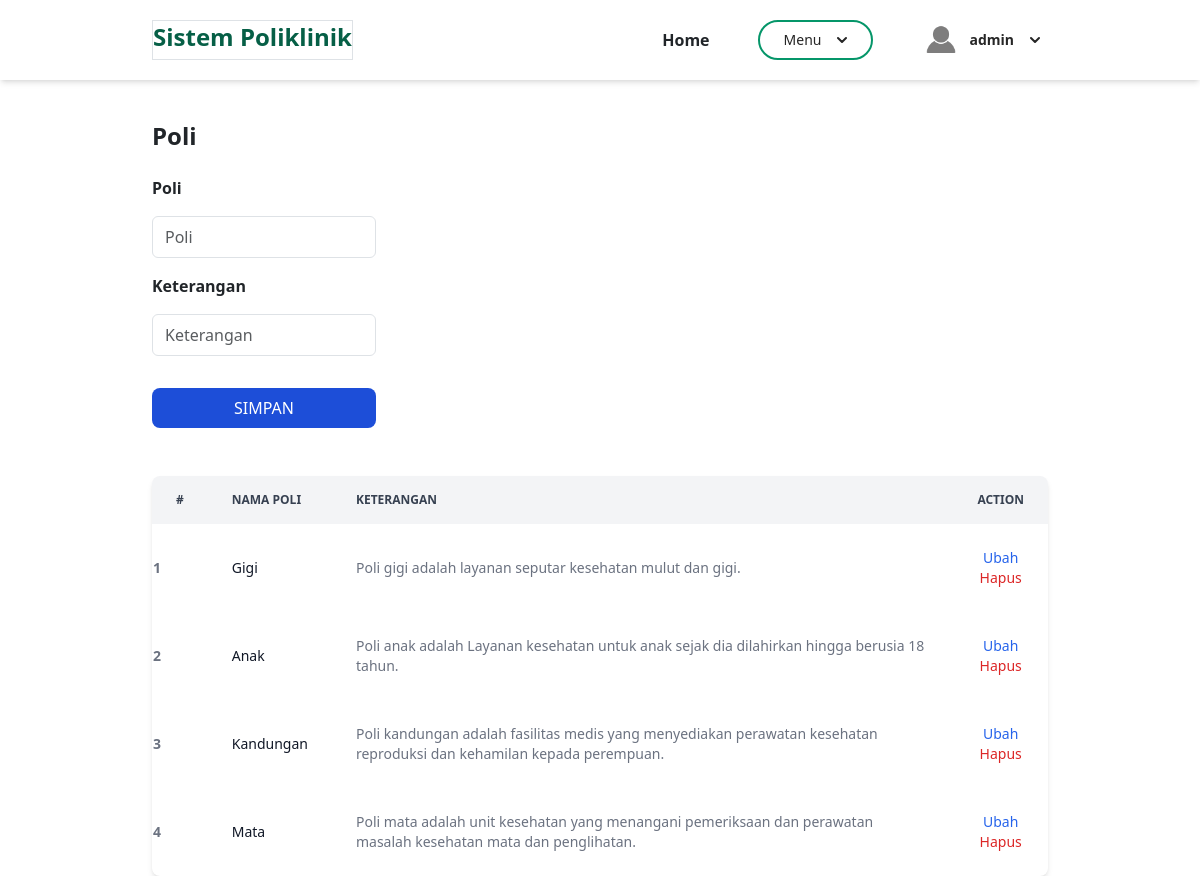
The app's page /admin/index.php?page=poli (signed in) with its own data.
### tables this page shows
CREATE TABLE `poli` (
  `id` int(11) NOT NULL,
  `nama_poli` varchar(25) NOT NULL,
  `ket` text NOT NULL
);

### admin/poli.php (the view, shortened to what this page needs)
<section class="container mx-auto mt-10">
    <h2 class="font-bold text-2xl">Poli</h2>
    <br>
    <div>
        <form class="form flex flex-col w-1/4 gap-3" method="POST" action="" name="myForm" onsubmit="return(validate());">
            <?php
                $nama_poli = '';
                $ket = '';
            ?>
            <div class="flex flex-col gap-2">
                <label for="inputPoli" class="form-label fw-bold">
                    Poli
                </label>
                <div>
                    <input type="text" class="form-control w-full border border-neutral-300 rounded-md" name="nama_poli" id="inputPoli" placeholder="Poli" value="<?php echo $nama_poli ?>">
                </div>
            </div>
            <div class="flex flex-col gap-2">
                <label for="inputKet" class="form-label fw-bold">
                    Keterangan
                </label>
                <div>
                    <input type="text" class="form-control w-full border border-neutral-300 rounded-md" name="ket" id="inputKet" placeholder="Keterangan" value="<?php echo $ket ?>">
                </div>
            </div>
            <div class="row mt-3">
                <div class=col>
                    <button type="submit" class="bg-blue-700 hover:bg-blue-800 uppercase text-white w-full py-2 rounded-lg" name="simpan">Simpan</button>
                </div>
            </div>
        </form>
        <br>
        <br>
        <div class="relative overflow-x-auto shadow-md sm:rounded-lg">
            <table class="w-full text-sm text-gray-500">
                <thead class="text-xs text-gray-700 uppercase bg-gray-100">
                    <tr>
                        <th scope="col" class="px-6 py-3">
                            #
                        </th>
                        <th scope="col" class="px-6 py-3">
                            Nama Poli
                        </th>
                        <th scope="col" class="px-6 py-3 w-[800px]">
                            Keterangan
                        </th>
                        <th scope="col" class="px-6 py-3">
                            Action
                        </th>
                    </tr>
                </thead>
                <tbody>
                    <?php
                    $result = mysqli_query($mysqli, "SELECT * FROM poli");
                    $no = 1;
                    while ($data = mysqli_fetch_array($result)) {
                    ?>
                        <tr>
                            <th scope="row"><?php echo $no++ ?></th>
                            <td class="px-6 py-4 text-left font-medium text-gray-900 whitespace-nowrap"><?php echo $data['nama_poli'] ?></td>
                            <td class="px-6 py-4 text-left"><?php echo $data['ket'] ?></td>
                            <td class="px-6 py-4 text-center">
                                <a class="font-medium text-blue-600 hover:underline" href="index.php?page=poli&id=<?php echo $data['id'] ?>">Ubah</a>
                                <a class="font-medium text-red-600 hover:underline" href="index.php?page=poli&id=<?php echo $data['id'] ?>&aksi=hapus">Hapus</a>
                            </td>
                        </tr>
                    <?php
                    }
                    ?>
                </tbody>
            </table>
        </div>
</section>

### records on screen
poli: nama_poli "Gigi", ket "Poli gigi adalah layanan seputar kesehatan mulut dan gigi."
poli: nama_poli "Anak", ket "Poli anak adalah Layanan kesehatan untuk anak sejak dia dilahirkan hingga berusia 18 tahun."
poli: nama_poli "Kandungan", ket "Poli kandungan adalah fasilitas medis yang menyediakan perawatan kesehatan reproduksi dan kehamilan kepada perempuan."
poli: nama_poli "Mata", ket "Poli mata adalah unit kesehatan yang menangani pemeriksaan dan perawatan masalah kesehatan mata dan penglihatan."

### other values on screen
$_SESSION['username'] "admin"
